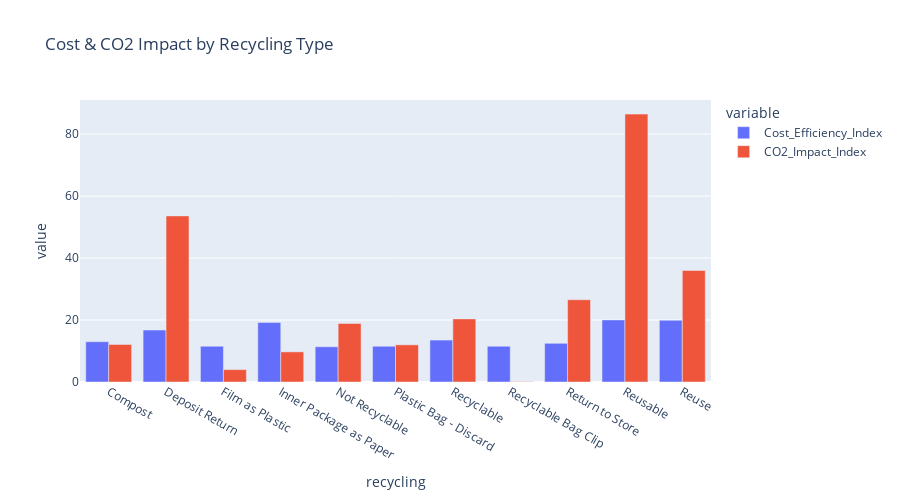

Source (notebook cell):
### Code cell
print("\n[Chart 4] Recycling Type Impact")
if 'recycling' in df.columns:
    recycling_stats = df.groupby('recycling').agg({
        'Cost_Efficiency_Index': 'mean',
        'CO2_Impact_Index': 'mean'
    }).reset_index()
    
    fig4 = px.bar(recycling_stats, x='recycling', y=['Cost_Efficiency_Index', 'CO2_Impact_Index'],
                  title='Cost & CO2 Impact by Recycling Type', barmode='group', height=500)
    fig4.show()

### Figure 1 — Plotly figure (JSON) as saved in the notebook; plotly's stock layout.template omitted (floating-point values rounded to 4 significant figures)
{"data": [{"alignmentgroup": "True", "hovertemplate": "variable=Cost_Efficiency_Index<br>recycling=%{x}<br>value=%{y}<extra></extra>", "legendgroup": "Cost_Efficiency_Index", "marker": {"color": "#636efa", "pattern": {"shape": ""}}, "name": "Cost_Efficiency_Index", "offsetgroup": "Cost_Efficiency_Index", "orientation": "v", "showlegend": true, "textposition": "auto", "type": "bar", "x": ["Compost", "Deposit Return", "Film as Plastic", "Inner Package as Paper", "Not Recyclable", "Plastic Bag - Discard", "Recyclable", "Recyclable Bag Clip", "Return to Store", "Reusable", "Reuse"], "xaxis": "x", "y": [13.0, 16.77, 11.54, 19.23, 11.37, 11.54, 13.54, 11.54, 12.49, 20.04, 19.93], "yaxis": "y"}, {"alignmentgroup": "True", "hovertemplate": "variable=CO2_Impact_Index<br>recycling=%{x}<br>value=%{y}<extra></extra>", "legendgroup": "CO2_Impact_Index", "marker": {"color": "#EF553B", "pattern": {"shape": ""}}, "name": "CO2_Impact_Index", "offsetgroup": "CO2_Impact_Index", "orientation": "v", "showlegend": true, "textposition": "auto", "type": "bar", "x": ["Compost", "Deposit Return", "Film as Plastic", "Inner Package as Paper", "Not Recyclable", "Plastic Bag - Discard", "Recyclable", "Recyclable Bag Clip", "Return to Store", "Reusable", "Reuse"], "xaxis": "x", "y": [12.11, 53.61, 4, 9.72, 18.89, 12, 20.37, 0.12, 26.54, 86.47, 36], "yaxis": "y"}], "layout": {"barmode": "group", "height": 500, "legend": {"title": {"text": "variable"}, "tracegroupgap": 0}, "title": {"text": "Cost & CO2 Impact by Recycling Type"}, "xaxis": {"anchor": "y", "domain": [0, 1], "title": {"text": "recycling"}}, "yaxis": {"anchor": "x", "domain": [0, 1], "title": {"text": "value"}}}}
